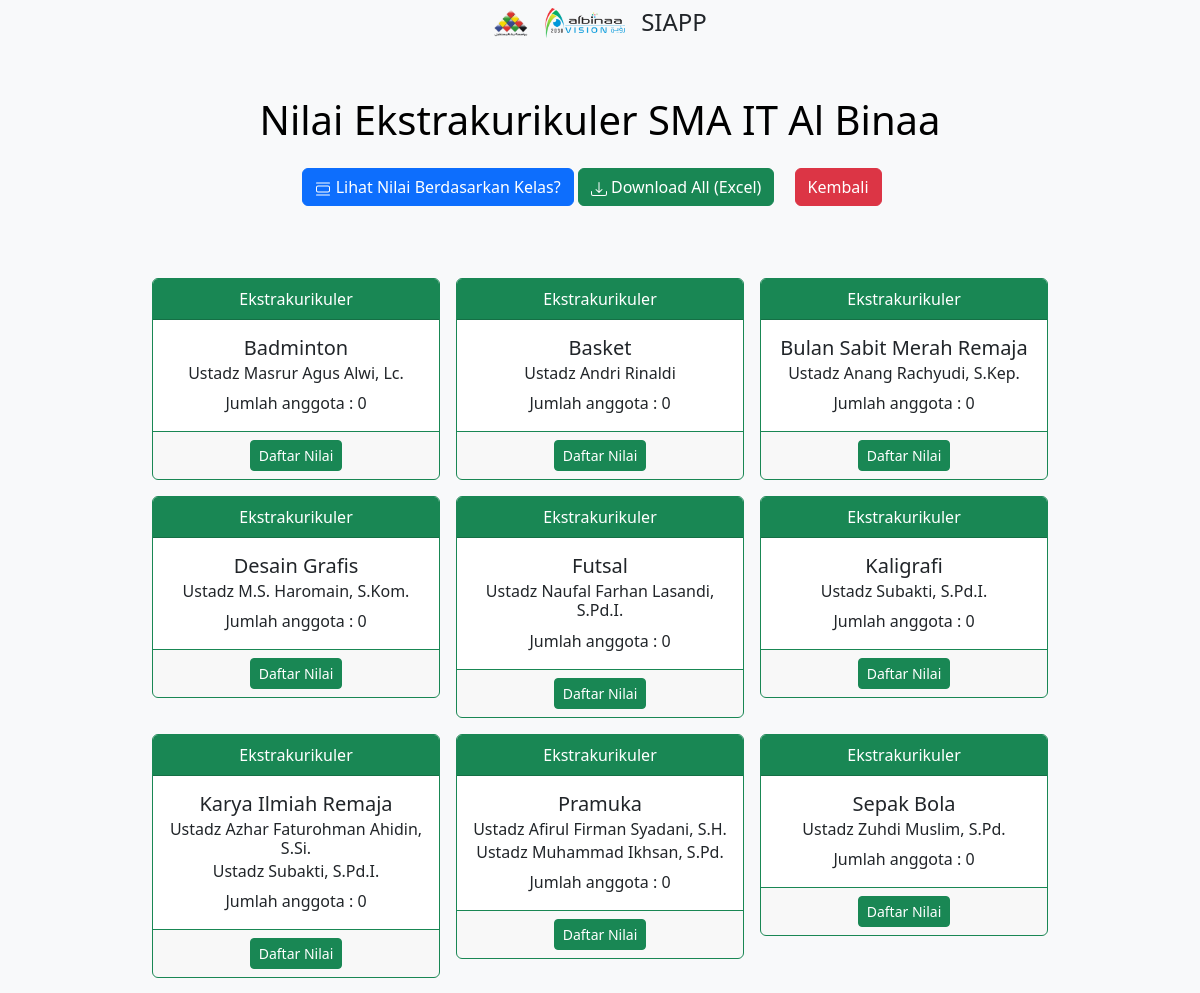
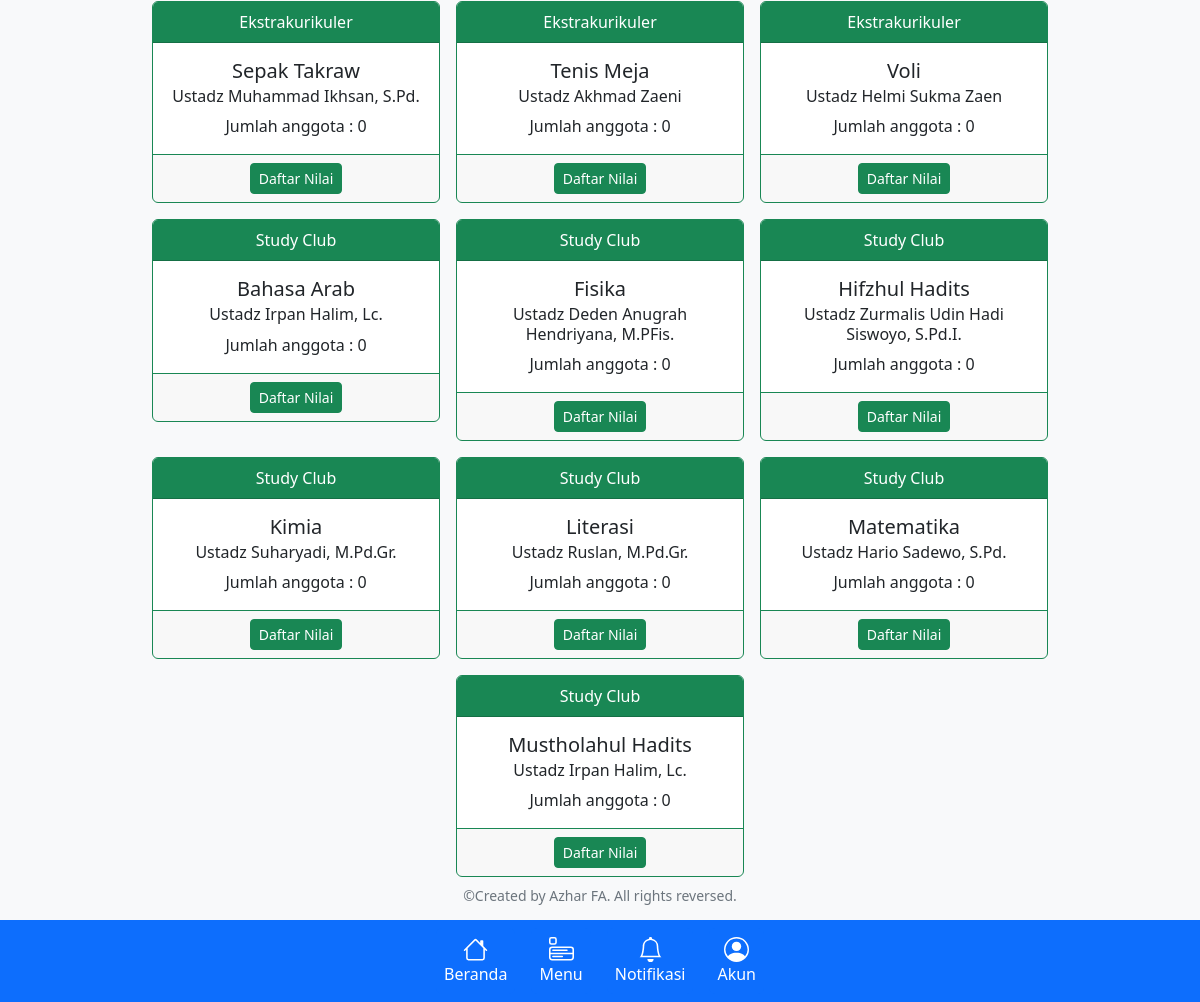
Screenshot of /nilai/ with the database file from the repository (2 pictures, top to bottom).
### ekskul/models.py (models this page shows, shortened)
class Extracurricular(models.Model):
    hari = (
        ('Senin', 'Senin'),
        ('Selasa', 'Selasa'),
        ('Rabu', 'Rabu'),
        ('Kamis', 'Kamis'),
        ('Jumat', 'Jumat'),
        ('Sabtu', 'Sabtu'),
        ('Ahad', 'Ahad'),
    )
    jenis = (
        ("Ekskul", "Ekstrakurikuler"),
        ("SC", "Study Club"),
    )
    pilihan_waktu = (
        ("Sore","Sore"),
        ("Malam","Malam"),
        ("Pagi","Pagi"),
        ("Siang","Siang"),
    )
    nama = models.CharField(max_length=50, verbose_name="Nama Ekskul")
    pembina = models.ManyToManyField(Teacher)
    jadwal = models.CharField(max_length=15, choices=hari, verbose_name="Jadwal Pembinaan")
    waktu = models.CharField(max_length=15, choices=pilihan_waktu)
    jadwal_tambahan = models.CharField(max_length=20, choices=hari, default="Tidak ada", blank=True)
    waktu_tambahan = models.CharField(max_length=15, choices=pilihan_waktu, blank=True)
    tipe = models.CharField(max_length=20, choices=jenis, blank=True)
    slug = models.SlugField(blank=True)
    logo = CompressedImageField(upload_to='ekskul/logo', default='no-image.png', blank=True, null=True)

class Teacher(models.Model):
    user = models.OneToOneField(User, on_delete=models.CASCADE, verbose_name="Username",)
    nama_lengkap = models.CharField(max_length=100, verbose_name="Nama Ustadz")
    niy = models.IntegerField(default=0, verbose_name='NIY')
    gelar_depan = models.CharField(max_length=20, blank=True)
    gelar_belakang = models.CharField(max_length=20, blank=True)
    jabatan = models.CharField(max_length=100, blank=True)
    jabatan_khusus = models.CharField(max_length=100, blank=True)
    email = models.EmailField(default='user@gmail.com')
    no_hp = models.IntegerField(blank=True, default=0)
    foto = CompressedImageField(upload_to='user', default='blank-profile.png', blank=True, null=True, quality=50, help_text="format foto .jpg / .jpeg")
    def __str__(self):
        if self.gelar_depan or self.gelar_belakang:
            return f'%s %s, %s.' % (self.gelar_depan, self.nama_lengkap, self.gelar_belakang)
        else:
            return self.nama_lengkap

### nilai/views.py (the view)
# urls.py: path('', deskripsi.views.home_view, name='app-index'),
def index(request):
    if request.user.is_authenticated or request.user.is_superuser:
        ekskul = Extracurricular.objects.filter(pembina=request.user.teacher).order_by('tipe', 'nama')
        extra = Extracurricular.objects.exclude(pembina=request.user.teacher).order_by('tipe', 'nama')
        context = {
            'ekskul': ekskul,
            'extra': extra,
        }
    else:
        ekskul = Extracurricular.objects.all().order_by('tipe', 'nama')
        context = {
            'ekskul': ekskul,
        }
    return render(request, 'nilai.html', context)

### templates/nilai.html (shortened to what this page needs)
{% extends 'base.html' %}
{% block content %}
    <div class="my-5 pt-5 text-center">
        <h1>Nilai Ekstrakurikuler SMA IT Al Binaa</h1>
        <a href="{% url 'nilai:nilai-per-kelas' %}" class="btn btn-primary">
            Lihat Nilai Berdasarkan Kelas?
        </a>
        <a href="{% url 'nilai:print-to-excel' %}" class="btn btn-success">
            Download All (Excel)
        </a>
        <a class="m-3 btn btn-danger" href="{% url 'menu' %}">Kembali</a>
    </div>
    <div class="container text-center">
        <div class="d-flex flex-wrap justify-content-center">
            {% if ekskul %}
                {% for data in ekskul %}
                    <div class="card border-success m-2" style="width: 18rem; height: 100%;">
                        <div class="card-header text-bg-success">
                            {{ data.get_tipe_display }}
                        </div>
                        <div class="card-body">
                            <h5 class="card-title">{{ data.nama }}</h5>
                            {% for pembina in data.pembina.all %}
                                <h6 class="card-subtitle mb-2">Ustadz {{ pembina }}</h6>
                            {% endfor %}
                            <p class="card-text p-0 m-0">Jumlah anggota : {{ data.studentorganization_set.count }}</p>
                        </div>
                        <div class="card-footer border-success text-light">
                            {% if request.user.is_authenticated %}
                                <a href="{% url 'nilai:nilai-input' data.slug %}" class="btn btn-sm btn-primary">Input Nilai</a>
                                <a href="{% url 'nilai:nilai-detail' data.slug %}" class="btn btn-sm btn-success">Daftar Nilai</a>
                            {% else %}
                                <a href="{% url 'nilai:nilai-detail' data.slug %}" class="btn btn-sm btn-success">Daftar Nilai</a>
                            {% endif %}
                        </div>
                    </div>
                {% endfor %}
            {% endif %}
        </div>
    </div>
{% endblock %}

### rows the page displays
Extracurricular: tipe "Ekstrakurikuler", nama "Badminton", studentorganization_set.count "0"
Teacher: gelar_depan+gelar_belakang+nama_lengkap "Masrur Agus Alwi, Lc."
Extracurricular: tipe "Ekstrakurikuler", nama "Basket", studentorganization_set.count "0"
Teacher: gelar_depan+gelar_belakang+nama_lengkap "Andri Rinaldi"
Extracurricular: tipe "Ekstrakurikuler", nama "Bulan Sabit Merah Remaja", studentorganization_set.count "0"
Teacher: gelar_depan+gelar_belakang+nama_lengkap "Anang Rachyudi, S.Kep."
Extracurricular: tipe "Ekstrakurikuler", nama "Desain Grafis", studentorganization_set.count "0"
Teacher: gelar_depan+gelar_belakang+nama_lengkap "M.S. Haromain, S.Kom."
Extracurricular: tipe "Ekstrakurikuler", nama "Futsal", studentorganization_set.count "0"
Teacher: gelar_depan+gelar_belakang+nama_lengkap "Naufal Farhan Lasandi, S.Pd.I."
Extracurricular: tipe "Ekstrakurikuler", nama "Kaligrafi", studentorganization_set.count "0"
Teacher: gelar_depan+gelar_belakang+nama_lengkap "Subakti, S.Pd.I."
Extracurricular: tipe "Ekstrakurikuler", nama "Karya Ilmiah Remaja", studentorganization_set.count "0"
Teacher: gelar_depan+gelar_belakang+nama_lengkap "Azhar Faturohman Ahidin, S.Si."
Extracurricular: tipe "Ekstrakurikuler", nama "Pramuka", studentorganization_set.count "0"
Teacher: gelar_depan+gelar_belakang+nama_lengkap "Afirul Firman Syadani, S.H."
Teacher: gelar_depan+gelar_belakang+nama_lengkap "Muhammad Ikhsan, S.Pd."
Extracurricular: tipe "Ekstrakurikuler", nama "Sepak Bola", studentorganization_set.count "0"
Teacher: gelar_depan+gelar_belakang+nama_lengkap "Zuhdi Muslim, S.Pd."
Extracurricular: tipe "Ekstrakurikuler", nama "Sepak Takraw", studentorganization_set.count "0"
Extracurricular: tipe "Ekstrakurikuler", nama "Tenis Meja", studentorganization_set.count "0"
Teacher: gelar_depan+gelar_belakang+nama_lengkap "Akhmad Zaeni"
Extracurricular: tipe "Ekstrakurikuler", nama "Voli", studentorganization_set.count "0"
Teacher: gelar_depan+gelar_belakang+nama_lengkap "Helmi Sukma Zaen"
Extracurricular: tipe "Study Club", nama "Bahasa Arab", studentorganization_set.count "0"
Teacher: gelar_depan+gelar_belakang+nama_lengkap "Irpan Halim, Lc."
Extracurricular: tipe "Study Club", nama "Fisika", studentorganization_set.count "0"
Teacher: gelar_depan+gelar_belakang+nama_lengkap "Deden Anugrah Hendriyana, M.PFis."
Extracurricular: tipe "Study Club", nama "Hifzhul Hadits", studentorganization_set.count "0"
Teacher: gelar_depan+gelar_belakang+nama_lengkap "Zurmalis Udin Hadi Siswoyo, S.Pd.I."
Extracurricular: tipe "Study Club", nama "Kimia", studentorganization_set.count "0"
Teacher: gelar_depan+gelar_belakang+nama_lengkap "Suharyadi, M.Pd.Gr."
Extracurricular: tipe "Study Club", nama "Literasi", studentorganization_set.count "0"
Teacher: gelar_depan+gelar_belakang+nama_lengkap "Ruslan, M.Pd.Gr."
Extracurricular: tipe "Study Club", nama "Matematika", studentorganization_set.count "0"
Teacher: gelar_depan+gelar_belakang+nama_lengkap "Hario Sadewo, S.Pd."
Extracurricular: tipe "Study Club", nama "Mustholahul Hadits", studentorganization_set.count "0"
